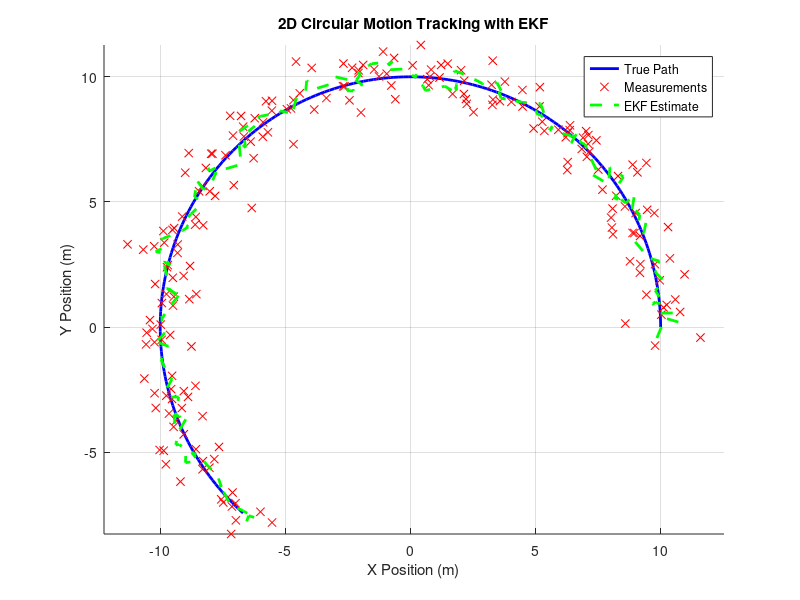
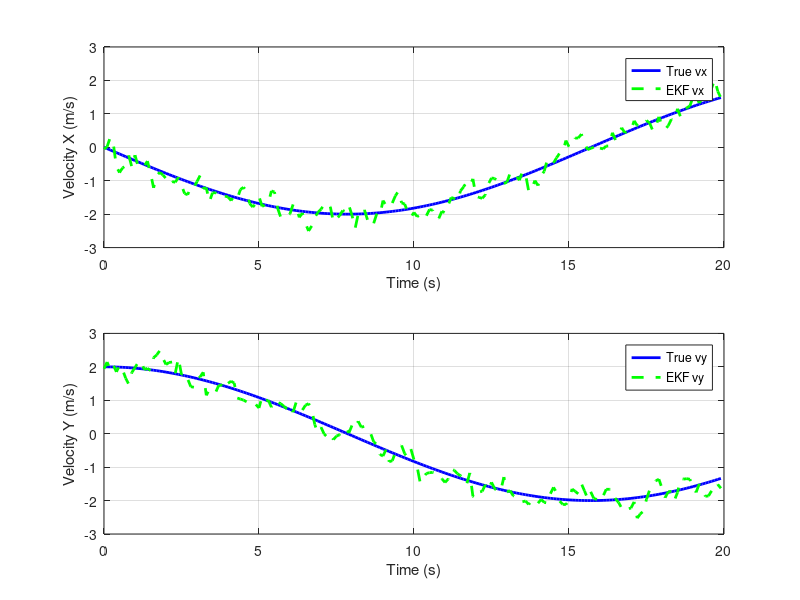
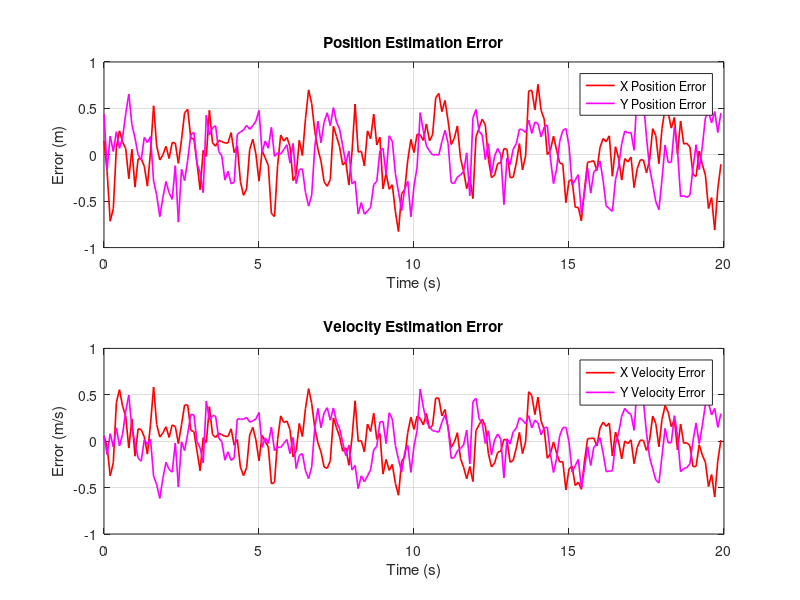

The MATLAB source for these figures, in order:
clc; clear; close all;

%% Parameters
dt = 0.1;               % Time step 
T  = 20;                % Total time 
N  = T/dt;              % Number of steps

%% Object moving in a circle
r = 10;                 % Radius
omega = 0.2;            % Angular velocity 

%% EKF State-space model
% State vector: [x; y; vx; vy]
Q = 0.05 * eye(4);   % Process noise covariance
R = 0.5 * eye(2);    % Measurement noise covariance
H = [1 0 0 0; 0 1 0 0];  % Measurement matrix 

%% Initialization
x_est = [r; 0; 0; r*omega]; % Initial EKF estimate
P = eye(4);                  % Initial covariance

%% Storage
true_states = zeros(4,N);
meas = zeros(2,N);
estimates = zeros(4,N);
pos_error = zeros(2,N);  % For position error
vel_error = zeros(2,N);  % For velocity error

%% Helper function for Gaussian noise
randn_cov = @(cov,n) chol(cov,'lower') * randn(size(cov,1),n);

%% Simulation loop
for k = 1:N
    t = (k-1)*dt;
    
    % True circular motion 
    x_true = [r*cos(omega*t);
              r*sin(omega*t);
             -r*omega*sin(omega*t);
              r*omega*cos(omega*t)];
    true_states(:,k) = x_true;
    
    % Measurement (noisy position only)
    z = H * x_true + randn_cov(R,1);
    meas(:,k) = z;
    
    % EKF Prediction
    f = @(x) [x(1) + dt*x(3);
              x(2) + dt*x(4);
             -omega^2*x(1)*dt + x(3);
             -omega^2*x(2)*dt + x(4)];
    
    F = [1 0 dt 0;
         0 1 0 dt;
        -omega^2*dt 0 1 0;
         0 -omega^2*dt 0 1];
    
    x_pred = f(x_est);
    P_pred = F * P * F' + Q;
    
    % Measurement Update
    K = P_pred * H' / (H * P_pred * H' + R);
    x_est = x_pred + K * (z - H*x_pred);
    P = (eye(4) - K*H) * P_pred;
    
    % Store estimates and errors
    estimates(:,k) = x_est;
    pos_error(:,k) = x_true(1:2) - x_est(1:2);
    vel_error(:,k) = x_true(3:4) - x_est(3:4);
end

%% --- Visualization ---

t = 0:dt:T-dt;

% Position tracking
figure; hold on; grid on; axis equal;
plot(true_states(1,:), true_states(2,:), 'b-', 'LineWidth', 2);
plot(meas(1,:), meas(2,:), 'rx', 'MarkerSize', 6);
plot(estimates(1,:), estimates(2,:), 'g--', 'LineWidth', 2);
legend('True Path','Measurements','EKF Estimate');
xlabel('X Position (m)'); ylabel('Y Position (m)');
title('2D Circular Motion Tracking with EKF');

% Velocity tracking
figure;
subplot(2,1,1);
plot(t, true_states(3,:), 'b-', 'LineWidth', 2); hold on; grid on;
plot(t, estimates(3,:), 'g--', 'LineWidth', 2);
legend('True vx','EKF vx'); xlabel('Time (s)'); ylabel('Velocity X (m/s)');

subplot(2,1,2);
plot(t, true_states(4,:), 'b-', 'LineWidth', 2); hold on; grid on;
plot(t, estimates(4,:), 'g--', 'LineWidth', 2);
legend('True vy','EKF vy'); xlabel('Time (s)'); ylabel('Velocity Y (m/s)');

% Estimation errors
figure;
subplot(2,1,1);
plot(t, pos_error(1,:), 'r', 'LineWidth', 1.2); hold on;
plot(t, pos_error(2,:), 'm', 'LineWidth', 1.2); grid on;
legend('X Position Error','Y Position Error');
xlabel('Time (s)'); ylabel('Error (m)');
title('Position Estimation Error');

subplot(2,1,2);
plot(t, vel_error(1,:), 'r', 'LineWidth', 1.2); hold on;
plot(t, vel_error(2,:), 'm', 'LineWidth', 1.2); grid on;
legend('X Velocity Error','Y Velocity Error');
xlabel('Time (s)'); ylabel('Error (m/s)');
title('Velocity Estimation Error');
